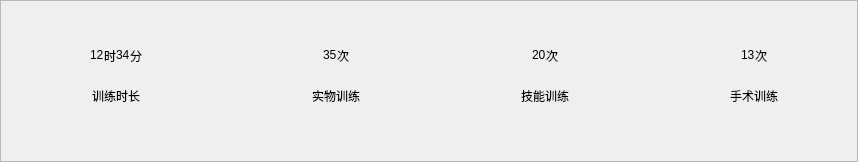
         <widget class="QFrame" name="trainInfoFrame">
          <property name="minimumSize">
           <size>
            <width>0</width>
            <height>100</height>
           </size>
          </property>
          <property name="frameShape">
           <enum>QFrame::StyledPanel</enum>
          </property>
          <property name="frameShadow">
           <enum>QFrame::Raised</enum>
          </property>
          <layout class="QVBoxLayout" name="verticalLayout_18">
           <property name="spacing">
            <number>0</number>
           </property>
           <property name="leftMargin">
            <number>0</number>
           </property>
           <property name="topMargin">
            <number>0</number>
           </property>
           <property name="rightMargin">
            <number>0</number>
           </property>
           <property name="bottomMargin">
            <number>0</number>
           </property>
           <item>
            <layout class="QHBoxLayout" name="horizontalLayout_14" stretch="105,0,99,0,50,0,62,0,69,0,77,0,54,0,84">
             <item>
              <spacer name="horizontalSpacer_33">
               <property name="orientation">
                <enum>Qt::Horizontal</enum>
               </property>
               <property name="sizeType">
                <enum>QSizePolicy::Expanding</enum>
               </property>
               <property name="sizeHint" stdset="0">
                <size>
                 <width>20</width>
                 <height>20</height>
                </size>
               </property>
              </spacer>
             </item>
             <item>
              <layout class="QVBoxLayout" name="verticalLayout" stretch="66,0,32,0,84">
               <item>
                <spacer name="verticalSpacer_3">
                 <property name="orientation">
                  <enum>Qt::Vertical</enum>
                 </property>
                 <property name="sizeHint" stdset="0">
                  <size>
                   <width>20</width>
                   <height>40</height>
                  </size>
                 </property>
                </spacer>
               </item>
               <item>
                <layout class="QHBoxLayout" name="horizontalLayout">
                 <item>
                  <spacer name="horizontalSpacer_2">
                   <property name="orientation">
                    <enum>Qt::Horizontal</enum>
                   </property>
                   <property name="sizeHint" stdset="0">
                    <size>
                     <width>40</width>
                     <height>20</height>
                    </size>
                   </property>
                  </spacer>
                 </item>
                 <item>
                  <widget class="QLabel" name="hourLabel">
                   <property name="text">
                    <string>12</string>
                   </property>
                  </widget>
                 </item>
                 <item>
                  <widget class="QLabel" name="unit1_1">
                   <property name="text">
                    <string>时</string>
                   </property>
                   <property name="alignment">
                    <set>Qt::AlignBottom|Qt::AlignLeading|Qt::AlignLeft</set>
                   </property>
                  </widget>
                 </item>
                 <item>
                  <widget class="QLabel" name="minuteLabel">
                   <property name="text">
                    <string>34</string>
                   </property>
                  </widget>
                 </item>
                 <item>
                  <widget class="QLabel" name="unit1_2">
                   <property name="text">
                    <string>分</string>
                   </property>
                   <property name="alignment">
                    <set>Qt::AlignBottom|Qt::AlignLeading|Qt::AlignLeft</set>
                   </property>
                  </widget>
                 </item>
                 <item>
                  <spacer name="horizontalSpacer">
                   <property name="orientation">
                    <enum>Qt::Horizontal</enum>
                   </property>
                   <property name="sizeHint" stdset="0">
                    <size>
                     <width>40</width>
                     <height>20</height>
                    </size>
                   </property>
                  </spacer>
                 </item>
                </layout>
               </item>
               <item>
                <spacer name="verticalSpacer_2">
                 <property name="orientation">
                  <enum>Qt::Vertical</enum>
                 </property>
                 <property name="sizeHint" stdset="0">
                  <size>
                   <width>20</width>
                   <height>40</height>
                  </size>
                 </property>
                </spacer>
               </item>
               <item>
                <layout class="QHBoxLayout" name="horizontalLayout_2">
                 <item>
                  <spacer name="horizontalSpacer_3">
                   <property name="orientation">
                    <enum>Qt::Horizontal</enum>
                   </property>
                   <property name="sizeHint" stdset="0">
                    <size>
                     <width>40</width>
                     <height>20</height>
                    </size>
                   </property>
                  </spacer>
                 </item>
                 <item>
                  <widget class="QLabel" name="trainInfoLabel1">
                   <property name="text">
                    <string>训练时长</string>
                   </property>
                   <property name="alignment">
                    <set>Qt::AlignCenter</set>
                   </property>
                  </widget>
                 </item>
                 <item>
                  <spacer name="horizontalSpacer_4">
                   <property name="orientation">
                    <enum>Qt::Horizontal</enum>
                   </property>
                   <property name="sizeHint" stdset="0">
                    <size>
                     <width>40</width>
                     <height>20</height>
                    </size>
                   </property>
                  </spacer>
                 </item>
                </layout>
               </item>
               <item>
                <spacer name="verticalSpacer">
                 <property name="orientation">
                  <enum>Qt::Vertical</enum>
                 </property>
                 <property name="sizeHint" stdset="0">
                  <size>
                   <width>20</width>
                   <height>40</height>
                  </size>
                 </property>
                </spacer>
               </item>
              </layout>
             </item>
             <item>
              <spacer name="horizontalSpacer_32">
               <property name="orientation">
                <enum>Qt::Horizontal</enum>
               </property>
               <property name="sizeHint" stdset="0">
                <size>
                 <width>40</width>
                 <height>20</height>
                </size>
               </property>
              </spacer>
             </item>
             <item>
              <layout class="QVBoxLayout" name="verticalLayout_9">
               <item>
                <spacer name="verticalSpacer_22">
                 <property name="orientation">
                  <enum>Qt::Vertical</enum>
                 </property>
                 <property name="sizeHint" stdset="0">
                  <size>
                   <width>20</width>
                   <height>40</height>
                  </size>
                 </property>
                </spacer>
               </item>
               <item>
                <widget class="QLabel" name="verticalLine1">
                 <property name="text">
                  <string/>
                 </property>
                </widget>
               </item>
               <item>
                <spacer name="verticalSpacer_23">
                 <property name="orientation">
                  <enum>Qt::Vertical</enum>
                 </property>
                 <property name="sizeHint" stdset="0">
                  <size>
                   <width>20</width>
                   <height>40</height>
                  </size>
                 </property>
                </spacer>
               </item>
              </layout>
             </item>
             <item>
              <spacer name="horizontalSpacer_34">
               <property name="orientation">
                <enum>Qt::Horizontal</enum>
               </property>
               <property name="sizeHint" stdset="0">
                <size>
                 <width>40</width>
                 <height>20</height>
                </size>
               </property>
              </spacer>
             </item>
             <item>
              <layout class="QVBoxLayout" name="verticalLayout_2" stretch="66,0,32,0,84">
               <item>
                <spacer name="verticalSpacer_4">
                 <property name="orientation">
                  <enum>Qt::Vertical</enum>
                 </property>
                 <property name="sizeHint" stdset="0">
                  <size>
                   <width>20</width>
                   <height>40</height>
                  </size>
                 </property>
                </spacer>
               </item>
               <item>
                <layout class="QHBoxLayout" name="horizontalLayout_3">
                 <item>
                  <spacer name="horizontalSpacer_5">
                   <property name="orientation">
                    <enum>Qt::Horizontal</enum>
                   </property>
                   <property name="sizeHint" stdset="0">
                    <size>
                     <width>40</width>
                     <height>20</height>
                    </size>
                   </property>
                  </spacer>
                 </item>
                 <item>
                  <widget class="QLabel" name="trainTimesLabel1">
                   <property name="text">
                    <string>35</string>
                   </property>
                  </widget>
                 </item>
                 <item>
                  <widget class="QLabel" name="unit2">
                   <property name="text">
                    <string>次</string>
                   </property>
                   <property name="alignment">
                    <set>Qt::AlignBottom|Qt::AlignLeading|Qt::AlignLeft</set>
                   </property>
                  </widget>
                 </item>
                 <item>
                  <spacer name="horizontalSpacer_6">
                   <property name="orientation">
                    <enum>Qt::Horizontal</enum>
                   </property>
                   <property name="sizeHint" stdset="0">
                    <size>
                     <width>40</width>
                     <height>20</height>
                    </size>
                   </property>
                  </spacer>
                 </item>
                </layout>
               </item>
               <item>
                <spacer name="verticalSpacer_9">
                 <property name="orientation">
                  <enum>Qt::Vertical</enum>
                 </property>
                 <property name="sizeHint" stdset="0">
                  <size>
                   <width>20</width>
                   <height>40</height>
                  </size>
                 </property>
                </spacer>
               </item>
               <item>
                <layout class="QHBoxLayout" name="horizontalLayout_4">
                 <item>
                  <spacer name="horizontalSpacer_7">
                   <property name="orientation">
                    <enum>Qt::Horizontal</enum>
                   </property>
                   <property name="sizeHint" stdset="0">
                    <size>
                     <width>40</width>
                     <height>20</height>
                    </size>
                   </property>
                  </spacer>
                 </item>
                 <item>
                  <widget class="QLabel" name="trainInfoLabel2">
                   <property name="text">
                    <string>实物训练</string>
                   </property>
                   <property name="alignment">
                    <set>Qt::AlignCenter</set>
                   </property>
                  </widget>
                 </item>
                 <item>
                  <spacer name="horizontalSpacer_9">
                   <property name="orientation">
                    <enum>Qt::Horizontal</enum>
                   </property>
                   <property name="sizeHint" stdset="0">
                    <size>
                     <width>40</width>
                     <height>20</height>
                    </size>
                   </property>
                  </spacer>
                 </item>
                </layout>
               </item>
               <item>
                <spacer name="verticalSpacer_11">
                 <property name="orientation">
                  <enum>Qt::Vertical</enum>
                 </property>
                 <property name="sizeHint" stdset="0">
                  <size>
                   <width>20</width>
                   <height>40</height>
                  </size>
                 </property>
                </spacer>
               </item>
              </layout>
             </item>
             <item>
              <spacer name="horizontalSpacer_31">
               <property name="orientation">
                <enum>Qt::Horizontal</enum>
               </property>
               <property name="sizeHint" stdset="0">
                <size>
                 <width>40</width>
                 <height>20</height>
                </size>
               </property>
              </spacer>
             </item>
             <item>
              <layout class="QVBoxLayout" name="verticalLayout_7">
               <item>
                <spacer name="verticalSpacer_19">
                 <property name="orientation">
                  <enum>Qt::Vertical</enum>
                 </property>
                 <property name="sizeHint" stdset="0">
                  <size>
                   <width>20</width>
                   <height>40</height>
                  </size>
                 </property>
                </spacer>
               </item>
               <item>
                <widget class="QLabel" name="verticalLine2">
                 <property name="text">
                  <string/>
                 </property>
                </widget>
               </item>
               <item>
                <spacer name="verticalSpacer_18">
                 <property name="orientation">
                  <enum>Qt::Vertical</enum>
                 </property>
                 <property name="sizeHint" stdset="0">
                  <size>
                   <width>20</width>
                   <height>40</height>
                  </size>
                 </property>
                </spacer>
               </item>
              </layout>
             </item>
             <item>
              <spacer name="horizontalSpacer_30">
               <property name="orientation">
                <enum>Qt::Horizontal</enum>
               </property>
               <property name="sizeHint" stdset="0">
                <size>
                 <width>40</width>
                 <height>20</height>
                </size>
               </property>
              </spacer>
             </item>
             <item>
              <layout class="QVBoxLayout" name="verticalLayout_3" stretch="66,0,32,0,84">
               <item>
                <spacer name="verticalSpacer_12">
                 <property name="orientation">
                  <enum>Qt::Vertical</enum>
                 </property>
                 <property name="sizeHint" stdset="0">
                  <size>
                   <width>20</width>
                   <height>40</height>
                  </size>
                 </property>
                </spacer>
               </item>
               <item>
                <layout class="QHBoxLayout" name="horizontalLayout_5">
                 <item>
                  <spacer name="horizontalSpacer_13">
                   <property name="orientation">
                    <enum>Qt::Horizontal</enum>
                   </property>
                   <property name="sizeHint" stdset="0">
                    <size>
                     <width>40</width>
                     <height>20</height>
                    </size>
                   </property>
                  </spacer>
                 </item>
                 <item>
                  <widget class="QLabel" name="trainTimesLabel2">
                   <property name="text">
                    <string>20</string>
                   </property>
                  </widget>
                 </item>
                 <item>
                  <widget class="QLabel" name="unit3">
                   <property name="text">
                    <string>次</string>
                   </property>
                   <property name="alignment">
                    <set>Qt::AlignBottom|Qt::AlignLeading|Qt::AlignLeft</set>
                   </property>
                  </widget>
                 </item>
                 <item>
                  <spacer name="horizontalSpacer_20">
                   <property name="orientation">
                    <enum>Qt::Horizontal</enum>
                   </property>
                   <property name="sizeHint" stdset="0">
                    <size>
                     <width>40</width>
                     <height>20</height>
                    </size>
                   </property>
                  </spacer>
                 </item>
                </layout>
               </item>
               <item>
                <spacer name="verticalSpacer_13">
                 <property name="orientation">
                  <enum>Qt::Vertical</enum>
                 </property>
                 <property name="sizeHint" stdset="0">
                  <size>
                   <width>20</width>
                   <height>40</height>
                  </size>
                 </property>
                </spacer>
               </item>
               <item>
                <layout class="QHBoxLayout" name="horizontalLayout_8">
                 <item>
                  <spacer name="horizontalSpacer_21">
                   <property name="orientation">
                    <enum>Qt::Horizontal</enum>
                   </property>
                   <property name="sizeHint" stdset="0">
                    <size>
                     <width>40</width>
                     <height>20</height>
                    </size>
                   </property>
                  </spacer>
                 </item>
                 <item>
                  <widget class="QLabel" name="trainInfoLabel3">
                   <property name="text">
                    <string>技能训练</string>
                   </property>
                   <property name="alignment">
                    <set>Qt::AlignCenter</set>
                   </property>
                  </widget>
                 </item>
                 <item>
                  <spacer name="horizontalSpacer_22">
                   <property name="orientation">
                    <enum>Qt::Horizontal</enum>
                   </property>
                   <property name="sizeHint" stdset="0">
                    <size>
                     <width>40</width>
                     <height>20</height>
                    </size>
                   </property>
                  </spacer>
                 </item>
                </layout>
               </item>
               <item>
                <spacer name="verticalSpacer_14">
                 <property name="orientation">
                  <enum>Qt::Vertical</enum>
                 </property>
                 <property name="sizeHint" stdset="0">
                  <size>
                   <width>20</width>
                   <height>40</height>
                  </size>
                 </property>
                </spacer>
               </item>
              </layout>
             </item>
             <item>
              <spacer name="horizontalSpacer_29">
               <property name="orientation">
                <enum>Qt::Horizontal</enum>
               </property>
               <property name="sizeHint" stdset="0">
                <size>
                 <width>40</width>
                 <height>20</height>
                </size>
               </property>
              </spacer>
             </item>
             <item>
              <layout class="QVBoxLayout" name="verticalLayout_8">
               <item>
                <spacer name="verticalSpacer_20">
                 <property name="orientation">
                  <enum>Qt::Vertical</enum>
                 </property>
                 <property name="sizeHint" stdset="0">
                  <size>
                   <width>20</width>
                   <height>40</height>
                  </size>
                 </property>
                </spacer>
               </item>
               <item>
                <widget class="QLabel" name="verticalLine3">
                 <property name="text">
                  <string/>
                 </property>
                </widget>
               </item>
               <item>
                <spacer name="verticalSpacer_21">
                 <property name="orientation">
                  <enum>Qt::Vertical</enum>
                 </property>
                 <property name="sizeHint" stdset="0">
                  <size>
                   <width>20</width>
                   <height>40</height>
                  </size>
                 </property>
                </spacer>
               </item>
              </layout>
             </item>
             <item>
              <spacer name="horizontalSpacer_28">
               <property name="orientation">
                <enum>Qt::Horizontal</enum>
               </property>
               <property name="sizeHint" stdset="0">
                <size>
                 <width>40</width>
                 <height>20</height>
                </size>
               </property>
              </spacer>
             </item>
             <item>
              <layout class="QVBoxLayout" name="verticalLayout_6" stretch="66,0,32,0,84">
               <item>
                <spacer name="verticalSpacer_15">
                 <property name="orientation">
                  <enum>Qt::Vertical</enum>
                 </property>
                 <property name="sizeHint" stdset="0">
                  <size>
                   <width>20</width>
                   <height>40</height>
                  </size>
                 </property>
                </spacer>
               </item>
               <item>
                <layout class="QHBoxLayout" name="horizontalLayout_10">
                 <item>
                  <spacer name="horizontalSpacer_23">
                   <property name="orientation">
                    <enum>Qt::Horizontal</enum>
                   </property>
                   <property name="sizeHint" stdset="0">
                    <size>
                     <width>40</width>
                     <height>20</height>
                    </size>
                   </property>
                  </spacer>
                 </item>
                 <item>
                  <widget class="QLabel" name="trainTimesLabel3">
                   <property name="text">
                    <string>13</string>
                   </property>
                  </widget>
                 </item>
                 <item>
                  <widget class="QLabel" name="unit4">
                   <property name="text">
                    <string>次</string>
                   </property>
                   <property name="alignment">
                    <set>Qt::AlignBottom|Qt::AlignLeading|Qt::AlignLeft</set>
                   </property>
                  </widget>
                 </item>
                 <item>
                  <spacer name="horizontalSpacer_24">
                   <property name="orientation">
                    <enum>Qt::Horizontal</enum>
                   </property>
                   <property name="sizeHint" stdset="0">
                    <size>
                     <width>40</width>
                     <height>20</height>
                    </size>
                   </property>
                  </spacer>
                 </item>
                </layout>
               </item>
               <item>
                <spacer name="verticalSpacer_16">
                 <property name="orientation">
                  <enum>Qt::Vertical</enum>
                 </property>
                 <property name="sizeHint" stdset="0">
                  <size>
                   <width>20</width>
                   <height>40</height>
                  </size>
                 </property>
                </spacer>
               </item>
               <item>
                <layout class="QHBoxLayout" name="horizontalLayout_11">
                 <item>
                  <spacer name="horizontalSpacer_25">
                   <property name="orientation">
                    <enum>Qt::Horizontal</enum>
                   </property>
                   <property name="sizeHint" stdset="0">
                    <size>
                     <width>40</width>
                     <height>20</height>
                    </size>
                   </property>
                  </spacer>
                 </item>
                 <item>
                  <widget class="QLabel" name="trainInfoLabel4">
                   <property name="text">
                    <string>手术训练</string>
                   </property>
                   <property name="alignment">
                    <set>Qt::AlignCenter</set>
                   </property>
                  </widget>
                 </item>
                 <item>
                  <spacer name="horizontalSpacer_26">
                   <property name="orientation">
                    <enum>Qt::Horizontal</enum>
                   </property>
                   <property name="sizeHint" stdset="0">
                    <size>
                     <width>40</width>
                     <height>20</height>
                    </size>
                   </property>
                  </spacer>
                 </item>
                </layout>
               </item>
               <item>
                <spacer name="verticalSpacer_17">
                 <property name="orientation">
                  <enum>Qt::Vertical</enum>
                 </property>
                 <property name="sizeHint" stdset="0">
                  <size>
                   <width>20</width>
                   <height>40</height>
                  </size>
                 </property>
                </spacer>
               </item>
              </layout>
             </item>
             <item>
              <spacer name="horizontalSpacer_27">
               <property name="orientation">
                <enum>Qt::Horizontal</enum>
               </property>
               <property name="sizeType">
                <enum>QSizePolicy::Expanding</enum>
               </property>
               <property name="sizeHint" stdset="0">
                <size>
                 <width>20</width>
                 <height>20</height>
                </size>
               </property>
              </spacer>
             </item>
            </layout>
           </item>
          </layout>
         </widget>
